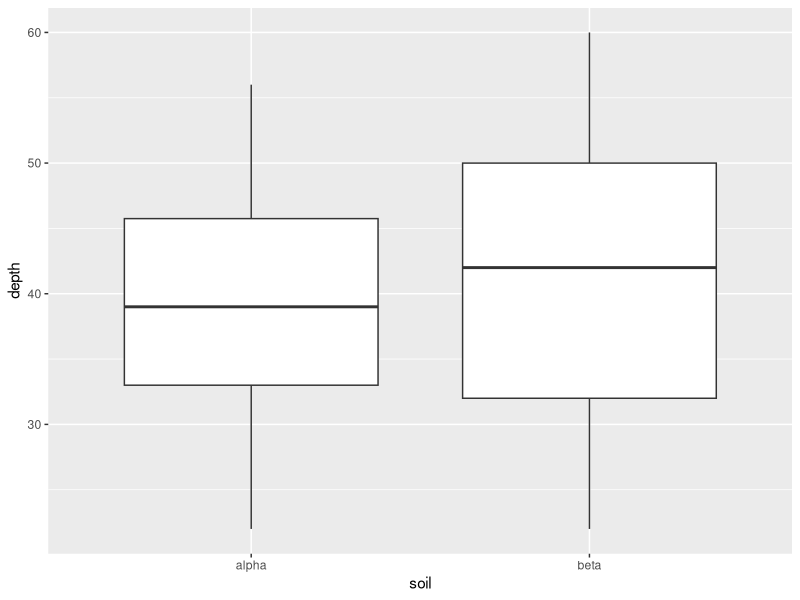
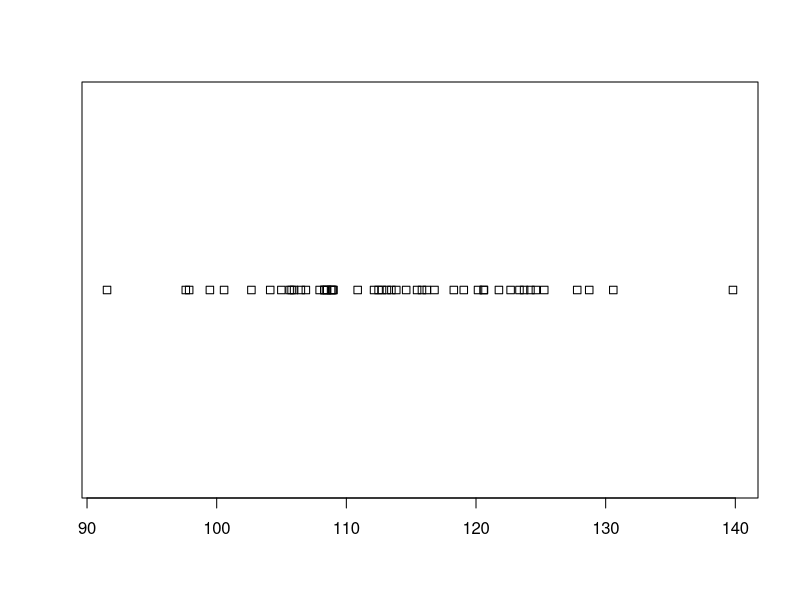

These figures' R source, in order: (Note: this script raises an error after producing the figures.)
## ---- chunk 1
knitr::opts_chunk$set(message = FALSE, warning = FALSE, background='#F7F7F7', fig.align='center', fig.retina=2, dev='png', tidy=FALSE, verbose=FALSE, antialias='cleartype', cache=FALSE)
## ---- chunk 2
library(ggplot2)

# set random seed, so that we all get the same results
set.seed(123)

# create a sample dataset with 10 values between 20 - 60
d1 <- data.frame(
  soil = "alpha",
  depth = sample(20:60, size = 10, replace = TRUE)
  )

# create a sample dataset with 100 values between 20 - 60
d2 <- data.frame(
  soil = "beta",
  depth = sample(20:60, size = 100, replace = TRUE)
  )

# combine d1 and d2
d3 <- rbind(d1, d2)

aggregate(depth ~ soil, data = d3, quantile)

# examine box plots
ggplot(d3, aes(x = soil, y = depth)) + geom_boxplot()
## ---- chunk 3

# calculate the mean of depth
m <- mean(d2$depth)
 
# subtract mean from each value and square (i.e. residuals)
d2$S <- (d2$depth - m)^2
 
#calculate overall sum of squares
SS <- sum(d2$S)
 
#calculate sample variance (length gives us the total number of sample/observations)
SS / (length(d2$depth) - 1)
## ---- chunk 4
aggregate(depth ~ soil, data = d3, var)
## ---- chunk 5
SE <- function(x) sd(x) / sqrt(length(x))

aggregate(depth ~ soil, data = d3, SE)
## ---- chunk 6
# this bootstrap is estimating the uncertainty associated with the variance of d2$depth
# an example of getting a confidence interval through bootstrapping (no assumption of a normal distribution)

# abbreviate our data to simply the commands
d <- d2$depth
n <- length(d)

# set number of iterations
N <- 50

# create a data frame to store the results
boot_stats <- data.frame(
  vars = numeric(N),
  means = numeric(N)
  )

for (i in 1:N){ # for each instance (i) in the set from 1 to N (50 in this case)
  boot.sample = sample(d, n, replace = TRUE) #create a new variable dB from each bootstrap sample of d
  boot_stats$means[i] = mean(boot.sample)
  boot_stats$vars[i] = var(boot.sample)
  }

quantile(boot_stats$vars)

stripchart(boot_stats$vars)

# Traditional Approach
ci <- c(
  # lower 5th
  l = mean(d) - 1.96 * sd(d) / sqrt(n),
  # upper 95th
  u = mean(d) + 1.96 * sd(d) / sqrt(n)
  )

# Compare Bootstrap to Confidence Interval
quantile(boot_stats$means, c(0.05, 0.95))

ci
## ---- chunk 7
### Numeric error metrics

### Linear model example

# Create a Ficticous Data-set
d_num <- data.frame(
  depth = 21:60 + rnorm(40, mean = 0, sd = 10),
  slope = 60:21
  )

num_lm <- lm(depth ~ slope, data = d_num, y = TRUE)

# R2
summary(num_lm)$r.squared

# or

predicted <- num_lm$fitted.values
observed <- num_lm$y

cor(predicted, observed)^2

# ME
mean(predicted - observed)

# RMSE
sqrt(mean((predicted - observed)^2))
## ---- chunk 8
# Create a Ficticous Data-set
r <- runif(175)
idx <- sample(which(r > 0.5), 75)
r <- r[-idx]

d_cat = data.frame(
  predicted = r, 
  observed  = (r + rnorm(100, sd = 0.2)) > 0.5
  )

# Compute Confusion Matrix
table(d_cat$predicted > 0.5, d_cat$observed)

# or

library(caret)
cm <- confusionMatrix(d_cat$predicted > 0.5, d_cat$observed, positive = "TRUE")
cm$table
cm$overall
round(cm$byClass, 2)

# Trade Precision for Sensitivity by Varying the Threshold 
cm <- confusionMatrix(d_cat$predicted > 0.4, d_cat$observed, positive = "TRUE")
cm$table
cm$overall["Accuracy"]
round(cm$byClass, 2)
## ---- chunk 9
### Linear model example
# Create folds
folds <- createFolds(d_num$depth, k = 10)

# Cross validate
lm_cv <- lapply(folds, function(x) {
  train   = d_num[-x,]
  test    = d_num[x,]
  model   = lm(depth ~ ., data = train, y = TRUE)
  actual  = test$depth
  predict = predict(model, test)
  RMSE    = sqrt(mean((actual - predict)^2, na.rm = TRUE))
  R2      = cor(actual, predict, use = "pairwise")^2
  return(c(RMSE = RMSE, R2 = R2))
  }
  )

# Convert to a data.frame
lm_cv <- do.call(rbind, lm_cv)

# Summarize results
summary(lm_cv)
